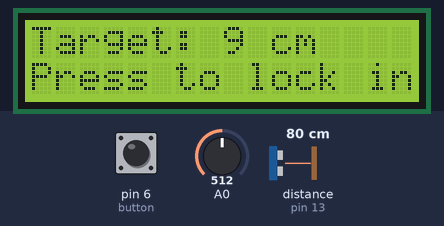
A sketch run on a simulated Arduino Uno, built with avr-gcc and run on an emulated ATmega328P. Parts: 16×2 character LCD. The test bench sets the inputs (shaded band); at power-on: pin 6 (button) HIGH, A0 = 512, distance to the obstacle (sensor on pin 13) 80 cm. The echo pulse lasts 58.3 µs per cm; random numbers use the default seed unless the sketch sets one.

Above: at 2.2 s.
2.3 s: pin 6 (button) pulled LOW for 0.15 s
At 2.7 s:
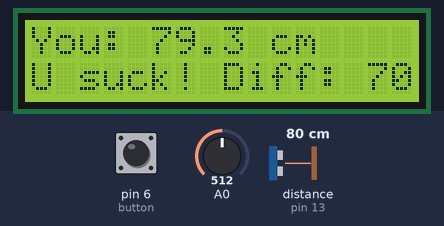
5.4 s: pin 6 (button) pulled LOW for 1 s
At 7.3 s:
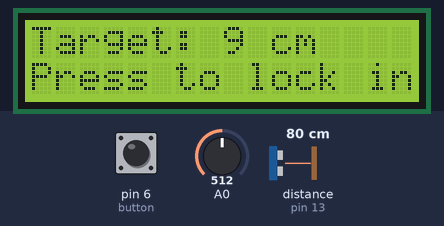
8.1 s: pin 6 (button) pulled LOW for 3.2 s
At 12.0 s:
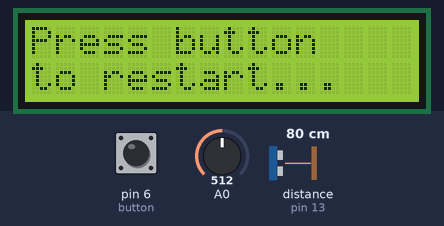
Timing chart, 0 to 13.5 s (numbered marks = the images above; inputs shaded):
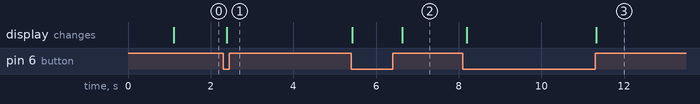

Measured:
- after the input at 2.3 s, the display: changes after 0.09 s (image 1)
- after the input at 8.1 s, the display: first changes after 0.09 s (image 3 shows a later state)

The sketch:

Ultrasonic_LCD_Distance_Guessing.ino
```cpp
#define trigPin 12
#define echoPin 13
#define button 6
#include <Wire.h>
#include <LiquidCrystal_I2C.h>

LiquidCrystal_I2C lcd(0x27, 16, 2);

void setup() {
  pinMode(trigPin, OUTPUT);
  pinMode(echoPin, INPUT);
  pinMode(button, INPUT_PULLUP); // Active LOW (LOW when pressed)
  Serial.begin(9600);

  lcd.init();
  lcd.backlight();
  lcd.setCursor(0, 0);
  lcd.print("Sensing...");
  delay(1000);
}

void loop() {
  randomSeed(analogRead(A0));

  // Target distance between 5 and 25 cm (0-5cm is too close for HC-SR04)
  int random_distance = random(5, 25);

  lcd.clear();
  lcd.setCursor(0, 0);
  lcd.print("Target: ");
  lcd.print(random_distance);
  lcd.print(" cm");
  lcd.setCursor(0, 1);
  lcd.print("Press to lock in");

  // 1. Wait for the button to be pressed (goes LOW when pressed)
  while (digitalRead(button) == HIGH) {
    delay(10); // Small delay to keep the microcontroller stable
  }

  // Debounce delay to prevent accidental double-registers
  delay(50);

  // 2. Measure the distance EXACTLY at the moment the button is pressed
  long duration = 0;
  float distance = 0;

  digitalWrite(trigPin, LOW);
  delayMicroseconds(2);
  digitalWrite(trigPin, HIGH);
  delayMicroseconds(10);
  digitalWrite(trigPin, LOW);

  duration = pulseIn(echoPin, HIGH);
  distance = duration * 0.034 / 2;

  // Handle out-of-range sensor readings
  if (distance == 0 || distance > 400) {
    lcd.clear();
    lcd.print("Sensor Error!");
    lcd.setCursor(0, 1);
    lcd.print("Try again.");
    delay(2000);
    return; // Restart the loop
  }

  // Calculate the difference
  float difference = abs(distance - random_distance);

  // 3. Display the results
  lcd.clear();
  lcd.setCursor(0, 0);
  lcd.print("You: ");
  lcd.print(distance, 1); // Prints with 1 decimal place
  lcd.print(" cm");

  lcd.setCursor(0, 1);
  if (difference >= 5.0) {
    lcd.print("U suck! Diff: ");
    lcd.print(difference, 1);
  }
  else if (difference > 0.5) { // Close (within 5cm but not perfect)
    lcd.print("Close! Diff: ");
    lcd.print(difference, 1);
  }
  else { // "On the dot" is now anything within a reasonable 0.5 cm
    lcd.print("Perfect score!");
  }

  delay(3000); // Give them time to read their score

  // 4. Wait for the user to RELEASE the button before prompting reset
  while (digitalRead(button) == LOW) {
    delay(10);
  }

  // 5. Prompt for reset
  lcd.clear();
  lcd.setCursor(0, 0);
  lcd.print("Press button");
  lcd.setCursor(0, 1);
  lcd.print("to restart...");

  // Wait for button press to restart
  while (digitalRead(button) == HIGH) {
    delay(10);
  }

  // Wait for button release again so the next round doesn't instantly trigger
  while (digitalRead(button) == LOW) {
    delay(10);
  }

  delay(200); // Brief pause before starting the next round
}
```
